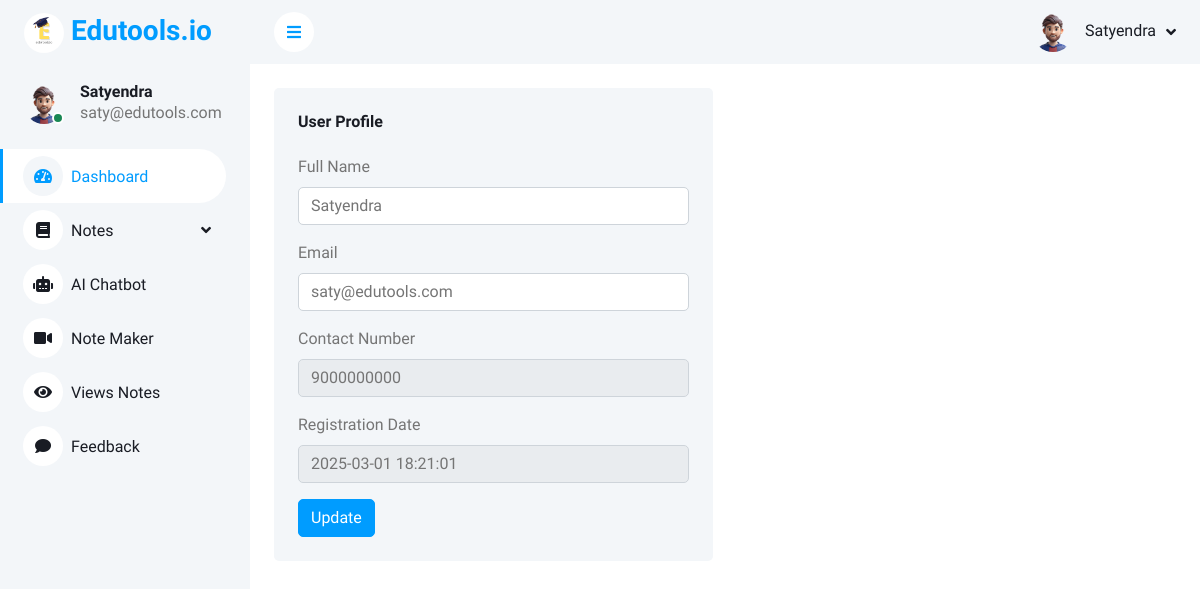
Screenshot of /user/profile.php (signed in) with the database file from the repository.
### tables this page shows
CREATE TABLE `tbluser` (
  `ID` int(5) NOT NULL,
  `FullName` varchar(250) DEFAULT NULL,
  `MobileNumber` bigint(10) DEFAULT NULL,
  `Email` varchar(250) DEFAULT NULL,
  `Password` varchar(250) DEFAULT NULL,
  `RegDate` timestamp NULL DEFAULT current_timestamp()
);

### user/profile.php (the view, shortened to what this page needs)
<?php
include('includes/dbconnection.php');
if (strlen($_SESSION['ocasuid']==0)) {
  header('location:logout.php');
  } else{
  ?>
<!DOCTYPE html>
<html lang="en">
<head>
    <link href="https://cdnjs.cloudflare.com/ajax/libs/font-awesome/5.10.0/css/all.min.css" rel="stylesheet">
    <link href="https://cdn.jsdelivr.net/npm/bootstrap-icons@1.4.1/font/bootstrap-icons.css" rel="stylesheet">
    <link href="lib/owlcarousel/assets/owl.carousel.min.css" rel="stylesheet">
    <link href="lib/tempusdominus/css/tempusdominus-bootstrap-4.min.css" rel="stylesheet" />
    <link href="css/bootstrap.min.css" rel="stylesheet">
    <link href="css/style.css" rel="stylesheet">
</head>
<body>
    <div class="container-fluid position-relative bg-white d-flex p-0">
<?php include_once('includes/sidebar.php');?>
        <div class="content">
         <?php include_once('includes/header.php');?>
            <div class="container-fluid pt-4 px-4">
                <div class="row g-4">
                    <div class="col-sm-12 col-xl-6">
                        <div class="bg-light rounded h-100 p-4">
                            <h6 class="mb-4">User Profile</h6>
                            <form method="post">
                                 <?php
$uid=$_SESSION['ocasuid'];
$sql="SELECT * from tbluser where ID=:uid";
$query = $dbh -> prepare($sql);
$query->bindParam(':uid',$uid,PDO::PARAM_STR);
$query->execute();
$results=$query->fetchAll(PDO::FETCH_OBJ);
$cnt=1;
if($query->rowCount() > 0)
{
foreach($results as $row)
{               ?>
                                <div class="mb-3">
                                    <label for="exampleInputEmail1" class="form-label">Full Name</label>
                                    <input type="text" class="form-control"  name="name" value="<?php  echo $row->FullName;?>" required='true'>
                                </div>
                                <div class="mb-3">
                                    <label for="exampleInputPassword1" class="form-label">Email</label>
                                    <input type="email" class="form-control" name="email" value="<?php  echo $row->Email;?>" required='true'>
                                </div>
                               <div class="mb-3">
                                    <label for="exampleInputPassword1" class="form-label">Contact Number</label>
                                    <input type="text" class="form-control" name="mobilenumber" value="<?php  echo $row->MobileNumber;?>" required='true' maxlength='10' readonly>
                                </div>
                                <div class="mb-3">
                                    <label for="exampleInputPassword1" class="form-label">Registration Date</label>
                                   <input type="text" class="form-control" id="email2" name="" value="<?php  echo $row->RegDate;?>" readonly="true">
                                </div>
                                <?php $cnt=$cnt+1;}} ?>
                                <button type="submit" name="submit" class="btn btn-primary">Update</button>
                            </form>
                        </div>
                    </div>
                </div>
            </div>
        </div>
    </div>
</body>
</html><?php }  ?>

### user/includes/sidebar.php (shortened to what this page needs)
<div class="sidebar pe-4 pb-3" style="font-family: 'Heebo', sans-serif;">
    <nav class="navbar bg-light navbar-light">
        <a href="dashboard.php" class="navbar-brand mx-4 mb-3">
            <h3 class="text-primary">
                <img src="img/edu_logo1.png" alt="logo" style="width: 40px; height: 40px; border-radius: 50%;">
                Edutools.io
            </h3>
        </a>
        <div class="d-flex align-items-center ms-4 mb-4">
            <div class="position-relative">
                <img class="rounded-circle" src="img/about.png" alt="" style="width: 40px; height: 40px;">
                <div class="bg-success rounded-circle border border-2 border-white position-absolute end-0 bottom-0 p-1"></div>
            </div>
            <div class="ms-3">
                <?php
                $uid = $_SESSION['ocasuid'];
                $sql = "SELECT * from  tbluser where ID=:uid";
                $query = $dbh->prepare($sql);
                $query->bindParam(':uid', $uid, PDO::PARAM_STR);
                $query->execute();
                $results = $query->fetchAll(PDO::FETCH_OBJ);
                $cnt = 1;
                if ($query->rowCount() > 0) {
                    foreach ($results as $row) { ?>
                        <h6 class="mb-0"><?php echo $row->FullName; ?></h6>
                        <span><?php echo $row->Email; ?></span><?php $cnt = $cnt + 1;
                                                            }
                                                        } ?>
            </div>
        </div>
        <div class="navbar-nav w-100 text-start">
            <a href="dashboard.php" class="nav-item nav-link active"><i class="fa fa-tachometer-alt me-2"></i>Dashboard</a>
            <div class="nav-item dropdown">
                <a href="#" class="nav-link dropdown-toggle" data-bs-toggle="dropdown"><i class="fa fa-book me-2"></i>Notes</a>
                <a href="chatbot.php" class="nav-item nav-link "><i class="fa fa-robot me-2"></i>AI Chatbot</a>
                <a href="youtube.php" class="nav-item nav-link "><i class="fa fa-video me-2"></i>Note Maker</a>
                <a href="/123/notes.php" class="nav-item nav-link "><i class="fa fa-eye me-2"></i>Views Notes</a>
                <a href="/123/feedback_form.php" class="nav-item nav-link "><i class="fa fa-comment me-2"></i>Feedback</a>
            </div>
        </div>
    </nav>
</div>

### user/includes/header.php (shortened to what this page needs)
<nav class="navbar navbar-expand bg-light navbar-light sticky-top px-4 py-0">
    <a href="dashboard.php" class="sidebar-toggler flex-shrink-0">
        <i class="fa fa-bars"></i>
    </a>
    <div class="navbar-nav align-items-center ms-auto">
        <div class="nav-item dropdown">
            <a href="#" class="nav-link dropdown-toggle" data-bs-toggle="dropdown">
                <img class="rounded-circle me-lg-2" src="img/about.png" alt="" style="width: 40px; height: 40px;">
                <?php
                $uid = $_SESSION['ocasuid'];
                $sql = "SELECT * from  tbluser where ID=:uid";
                $query = $dbh->prepare($sql);
                $query->bindParam(':uid', $uid, PDO::PARAM_STR);
                $query->execute();
                $results = $query->fetchAll(PDO::FETCH_OBJ);
                $cnt = 1;
                if ($query->rowCount() > 0) {
                    foreach ($results as $row) {               ?>
                        <span class="d-none d-lg-inline-flex"><?php echo $row->FullName; ?></span><?php $cnt = $cnt + 1;
                                                                                                }
                                                                                            } ?>
            </a>
        </div>
    </div>
</nav>

### user/css/style.css (style rules this page uses)
:root { --primary: #009CFF; --light: #F3F6F9; --dark: #191C24; }
.btn { transition: .5s; }
.btn.btn-primary { color: #FFFFFF; }
.sidebar { position: fixed; top: 0; left: 0; bottom: 0; width: 250px; height: 100vh; overflow-y: auto; background: var(--light); transition: 0.5s; z-index: 999; font-family: 'Heebo', sans-serif; }
.content { margin-left: 250px; min-height: 100vh; background: #FFFFFF; transition: 0.5s; font-family: 'Heebo', sans-serif; }
@media (min-width: 992px) { .sidebar { margin-left: 0; } }
@media (min-width: 992px) { .content { width: calc(100% - 250px); } }
@media (min-width: 992px) { .sidebar-toggler { display: none; } }
.sidebar .navbar .navbar-nav .nav-link { padding: 7px 20px; color: var(--dark); font-weight: 500; border-left: 3px solid var(--light); border-radius: 0 30px 30px 0; outline: none; }
.sidebar .navbar .navbar-nav .nav-link:hover, .sidebar .navbar .navbar-nav .nav-link.active { color: var(--primary); background: #FFFFFF; border-color: var(--primary); }
.sidebar .navbar .navbar-nav .nav-link i { width: 40px; height: 40px; display: inline-flex; align-items: center; justify-content: center; background: #FFFFFF; border-radius: 40px; }
.sidebar .navbar .navbar-nav .nav-link:hover i, .sidebar .navbar .navbar-nav .nav-link.active i { background: var(--light); }
.sidebar .navbar .dropdown-toggle::after { position: absolute; top: 15px; right: 15px; border: none; content: "\f107"; font-family: "Font Awesome 5 Free"; font-weight: 900; transition: .5s; }
.content .navbar .navbar-nav .nav-link { margin-left: 25px; padding: 12px 0; color: var(--dark); outline: none; }
.content .navbar .sidebar-toggler, .content .navbar .navbar-nav .nav-link i { width: 40px; height: 40px; display: inline-flex; align-items: center; justify-content: center; background: #FFFFFF; border-radius: 40px; }
.content .navbar .dropdown-toggle::after { margin-left: 6px; vertical-align: middle; border: none; content: "\f107"; font-family: "Font Awesome 5 Free"; font-weight: 900; transition: .5s; }

### rows the page displays
tbluser: FullName "Satyendra", Email "saty@edutools.com", name "Satyendra", email "saty@edutools.com", mobilenumber "9000000000", RegDate "2025-03-01 18:21:01"
